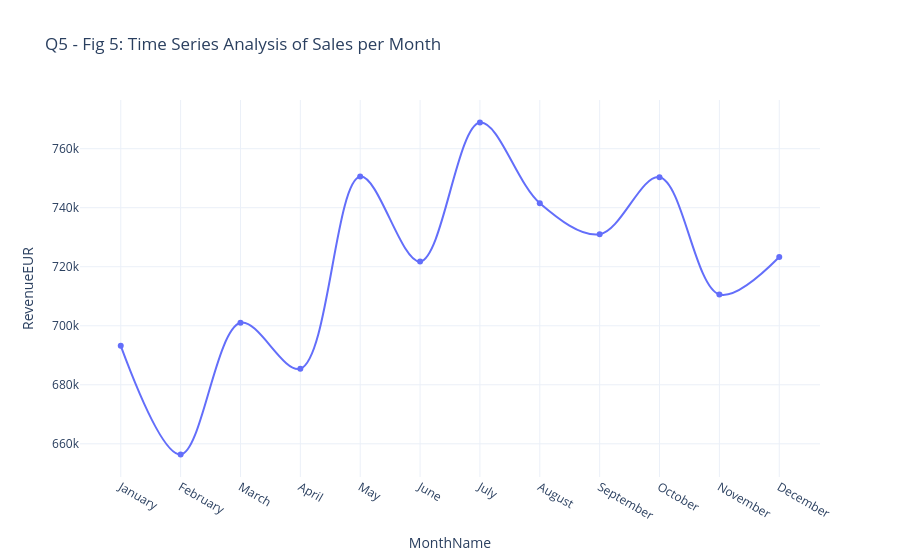

The cell this chart's notebook holds for it:
### Code cell
# Q5: Time Series Analysis of Sales per Month

monthly_order = ['January', 'February', 'March', 'April', 'May', 'June', 'July', 'August', 'September', 'October', 'November', 'December']

monthly_sales = df.groupby('MonthName')['RevenueEUR'].sum().reindex(monthly_order).reset_index()

fig5 = px.line(
    monthly_sales, 
    x='MonthName', y='RevenueEUR', title="Q5 - Fig 5: Time Series Analysis of Sales per Month", 
    markers=True, line_shape="spline", template="plotly_white")
fig5

### Figure 1 — Plotly figure (JSON) as saved in the notebook; plotly's stock layout.template omitted (floating-point values rounded to 4 significant figures)
{"data": [{"hovertemplate": "MonthName=%{x}<br>RevenueEUR=%{y}<extra></extra>", "legendgroup": "", "line": {"color": "#636efa", "dash": "solid", "shape": "spline"}, "marker": {"symbol": "circle"}, "mode": "lines+markers", "name": "", "orientation": "v", "showlegend": false, "type": "scatter", "x": ["January", "February", "March", "April", "May", "June", "July", "August", "September", "October", "November", "December"], "xaxis": "x", "y": [693200.0, 656400.0, 701000.0, 685400.0, 750500.0, 721800.0, 768800.0, 741500.0, 731000.0, 750300.0, 710600.0, 723300.0], "yaxis": "y"}], "layout": {"legend": {"tracegroupgap": 0}, "title": {"text": "Q5 - Fig 5: Time Series Analysis of Sales per Month"}, "xaxis": {"anchor": "y", "domain": [0, 1], "title": {"text": "MonthName"}}, "yaxis": {"anchor": "x", "domain": [0, 1], "title": {"text": "RevenueEUR"}}}}
